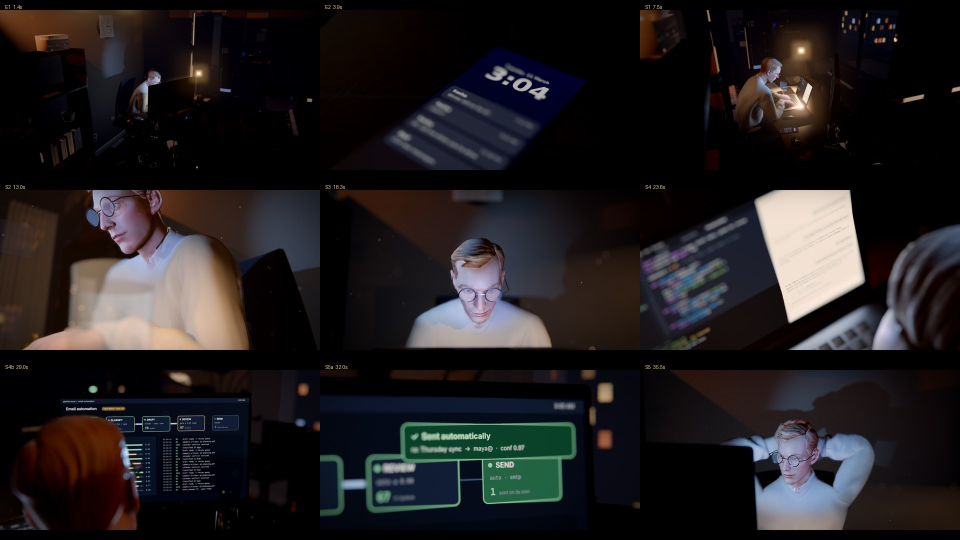
#> input picture deliver/claude_nine_intro_v2_shots.jpg, 1920 x 1080 px (shown at 1/2 size)
$ python frame_design.py ../deliver/claude_nine_intro_v2_shots.jpg
#> lines starting #> are read from the running program, lines starting #| are printed output that depends on the picture
"""Frame-design measurements (composition and light structure), for references and our frames alike.

    python3 tools/frame_design.py img1 img2 ...

contrast   std of log2 luminance over the frame (stops of spread: flat ~1.5, dramatic 2.5+)
range      p95/p5 luminance in stops
mid%       share of the frame in the dull midtones (0.03-0.25 linear): high = flat, grey
keyfill    stops between the brightest 5% and the median of the subject zone (centre third)
subj/bg    stops the centre-third subject sits above the outer frame (separation)
dark%      share below 0.01 linear (negative space)
centroid   where the light sits (x, y of the luminance-weighted centre, 0-1)
"""
import sys

import numpy as np
from PIL import Image


def crop(a):
    rows = a.max(axis=(1, 2)) > 0.02
    i = np.where(rows)[0]
#> i = 335 values from 2 to 353
    return a[i[0]:i[-1] + 1] if len(i) else a
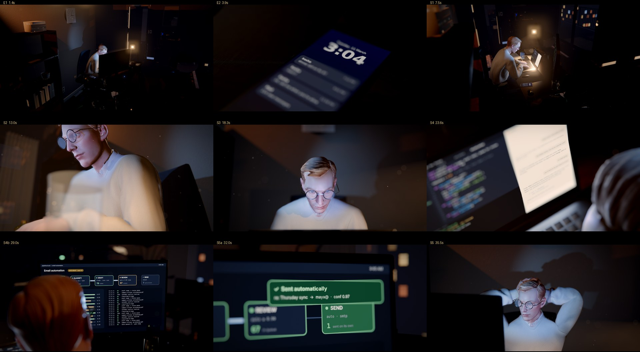
#> returned value: shape (352, 640, 3) float32; mean of channels 0, 1, 2 0.133, 0.12, 0.125; drawn as R, G, B


def run(p):
    a = crop(np.asarray(Image.open(p).convert("RGB").resize((640, 360))).astype(np.float32) / 255)
    lin = np.where(a <= 0.04045, a / 12.92, ((a + 0.055) / 1.055) ** 2.4)
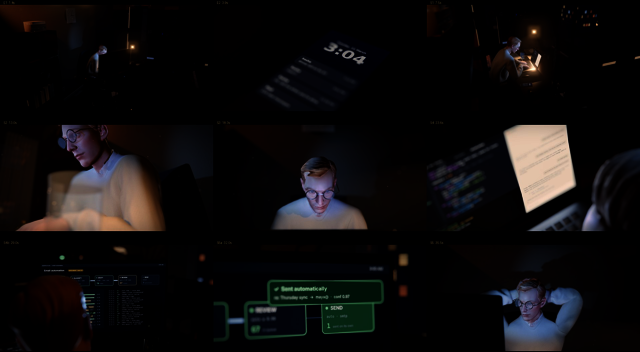
#> lin: shape (352, 640, 3) float32; mean of channels 0, 1, 2 0.0557, 0.049, 0.05; drawn as R, G, B
    Y = lin @ np.array([0.2126, 0.7152, 0.0722], np.float32) + 1e-4
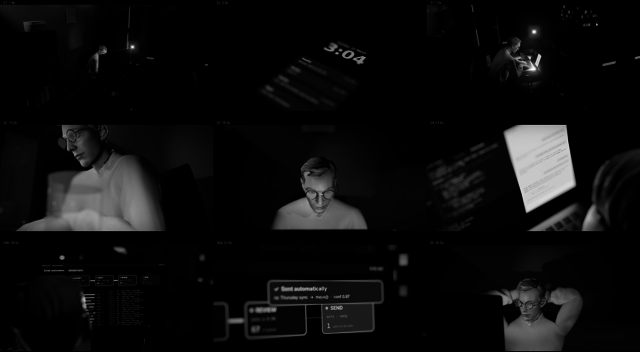
#> Y: shape (352, 640) float32; min 0.0001, max 0.99, mean 0.0506
    L = np.log2(Y)
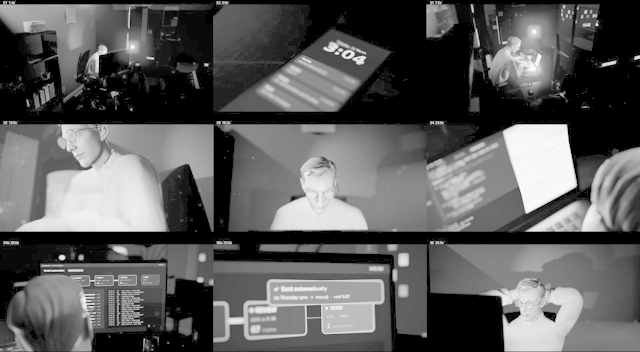
#> L: shape (352, 640) float32; min -13.29, max -0.015, mean -8.51; drawn with min black and max white
    h, w = Y.shape
#> h = 352; w = 640
    c = Y[h // 6: 5 * h // 6, w // 3: 2 * w // 3]
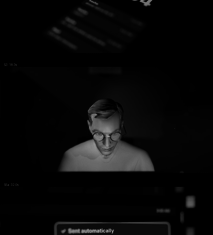
#> c: shape (235, 213) float32; min 0.0001, max 0.601, mean 0.0348
    edge = np.concatenate([Y[:, : w // 6].ravel(), Y[:, 5 * w // 6:].ravel()])
    yy, xx = np.mgrid[0:h, 0:w]
    return dict(contrast=L.std(), range=np.log2(np.percentile(Y, 95) / np.percentile(Y, 5)),
                mid=((Y > 0.03) & (Y < 0.25)).mean() * 100,
                keyfill=np.log2(np.percentile(c, 95) / np.median(c)),
                subjbg=np.log2(np.median(c) / np.median(edge)), dark=(Y < 0.01).mean() * 100,
                cx=(Y * xx).sum() / Y.sum() / w, cy=(Y * yy).sum() / Y.sum() / h)


if __name__ == "__main__":
    keys = ["contrast", "range", "mid", "keyfill", "subjbg", "dark", "cx", "cy"]
    print("frame".ljust(22), *[k.rjust(8) for k in keys])
    for p in sys.argv[1:]:
        m = run(p)
#> m = {'contrast': 3.91, 'range': 11.85, 'mid': 12, 'keyfill': 5.91, 'subjbg': 0.301, 'dark': 65.4, 'cx': 0.553, 'cy': 0.565}
        print(p.split("/")[-1][:22].ljust(22), *[f"{m[k]:8.2f}" for k in keys])
#| claude_nine_intro_v2_s     3.91    11.85    12.00     5.91     0.30    65.40     0.55     0.57

$ run again, on deliver/env_parity_cycles_vs_threejs.jpg
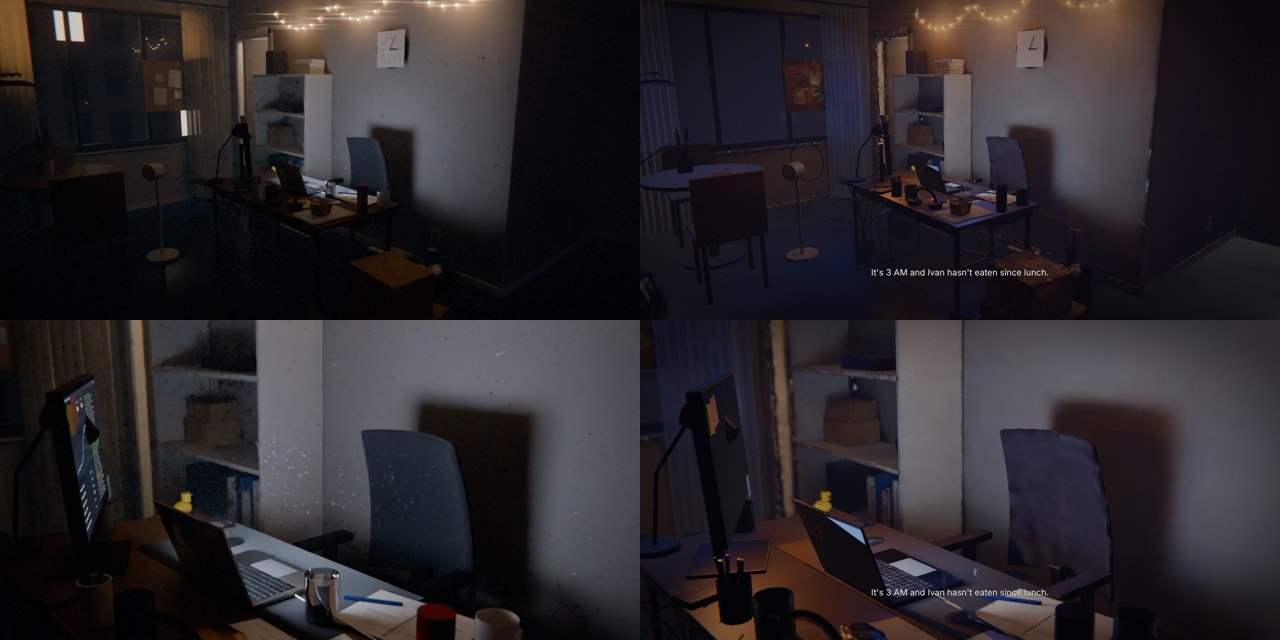
#> input picture deliver/env_parity_cycles_vs_threejs.jpg, 1280 x 640 px
#> i = 360 values from 0 to 359
#> in run, `L = np.log2(Y)`:
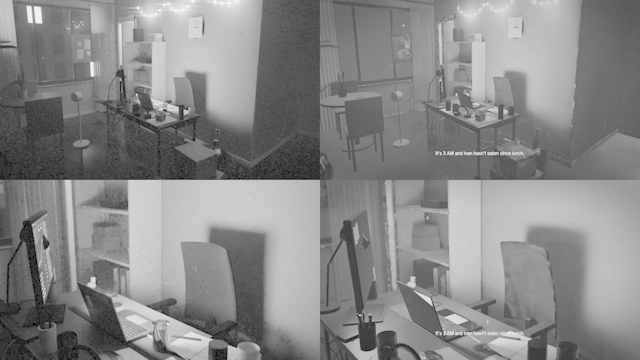
#> L: shape (360, 640) float32; min -13.29, max -0.131, mean -6.22; drawn with min black and max white
#> in run, `c = Y[h // 6: 5 * h // 6, w // 3: 2 * w // 3]`:
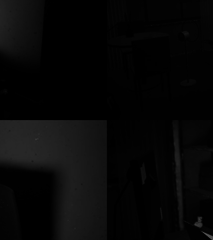
#> c: shape (240, 213) float32; min 0.000144, max 0.349, mean 0.0295
#> m = {'contrast': 2.25, 'range': 7.06, 'mid': 32.45, 'keyfill': 3.64, 'subjbg': 0.37, 'dark': 45.83, 'cx': 0.506, 'cy': 0.472}
#| env_parity_cycles_vs_t     2.25     7.06    32.45     3.64     0.37    45.83     0.51     0.47

$ run again, on deliver/round6_shots.jpg
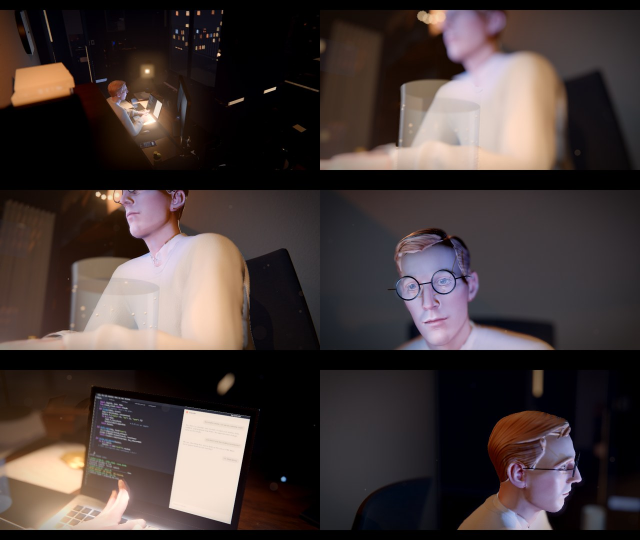
#> input picture deliver/round6_shots.jpg, 1280 x 1080 px (shown at 1/2 size)
#> i = 326 values from 5 to 355
#> in run, `L = np.log2(Y)`:
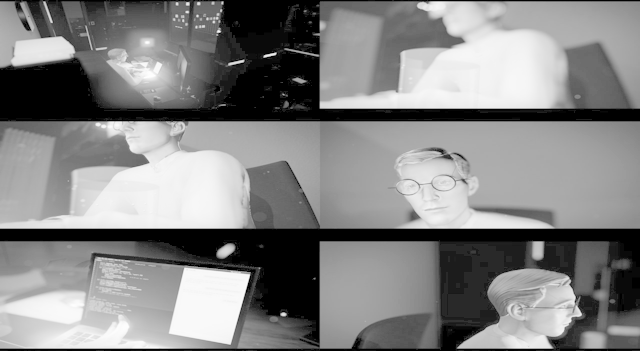
#> L: shape (351, 640) float32; min -13.29, max -0.0117, mean -6.4; drawn with min black and max white
#> in run, `c = Y[h // 6: 5 * h // 6, w // 3: 2 * w // 3]`:
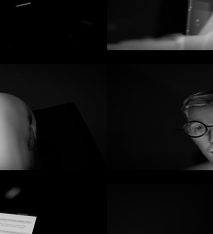
#> c: shape (234, 213) float32; min 0.0001, max 0.842, mean 0.068
#> m = {'contrast': 4.09, 'range': 12.67, 'mid': 30.29, 'keyfill': 4.19, 'subjbg': -0.154, 'dark': 39.54, 'cx': 0.442, 'cy': 0.538}
#| round6_shots.jpg           4.09    12.67    30.29     4.19    -0.15    39.54     0.44     0.54
